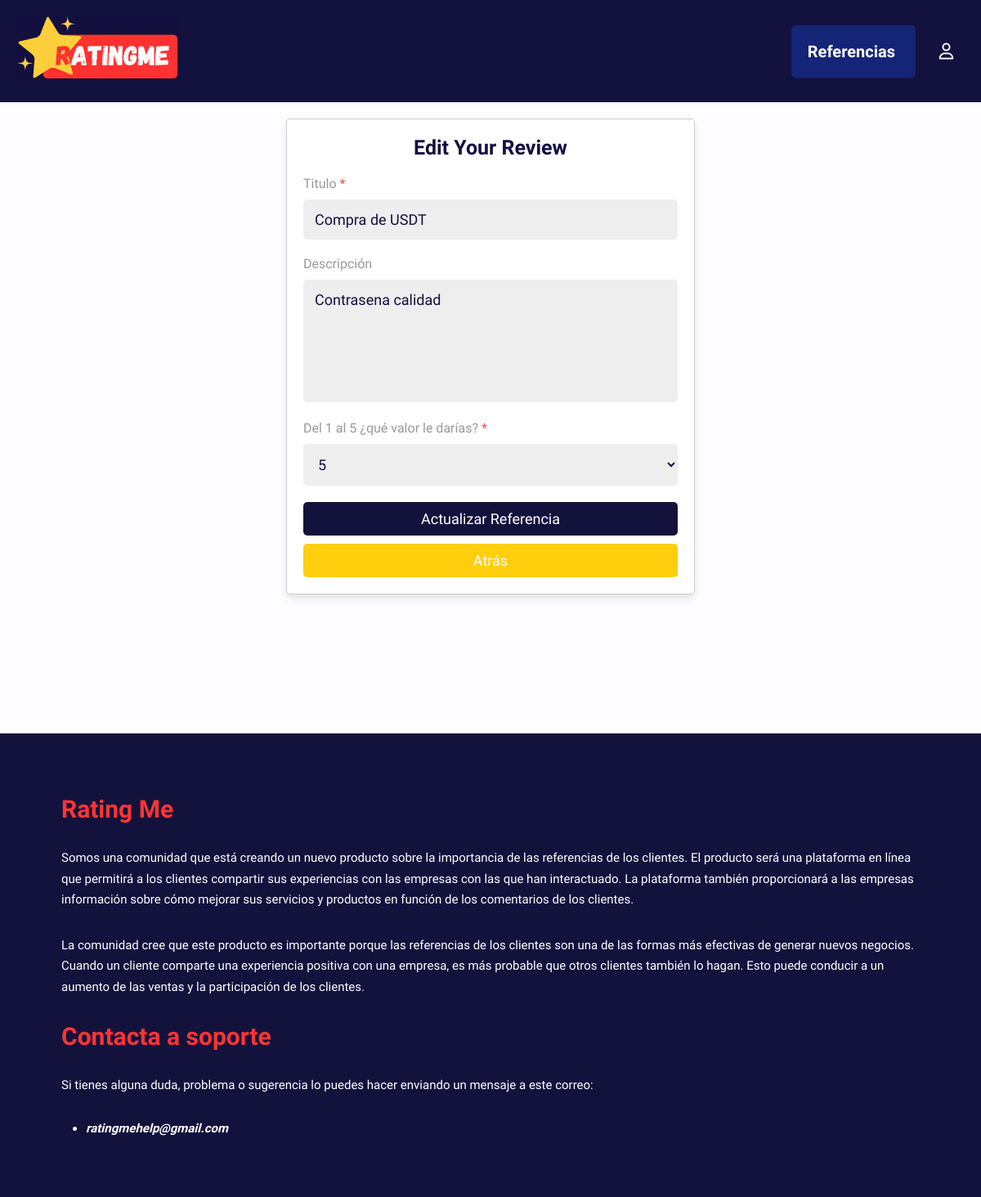
The page /references/update_review.php?get_id=ZNiVjy5OOhEuX9f0fXc0 (signed in) on the database its author committed.
### tables this page shows
CREATE TABLE `reviews` (
  `idAdmin` int(11) NOT NULL,
  `id` varchar(20) NOT NULL,
  `post_id` varchar(20) NOT NULL,
  `user_id` varchar(20) NOT NULL,
  `rating` varchar(1) NOT NULL,
  `title` varchar(50) NOT NULL,
  `description` varchar(1000) NOT NULL,
  `date` varchar(22) NOT NULL
);

### references/update_review.php (the view, shortened to what this page needs)
<?php
include 'helpers/connect.php';
if(isset($_GET['get_id'])){
   $get_id = $_GET['get_id'];
}else{
   $get_id = '';
   header('location:index.php');
}
?>
<!DOCTYPE html>
<html lang="en">
<head>
   <link rel="stylesheet" href="css/style.css">
</head>
<body>
<?php include 'helpers/header.php'; ?>
<section class="account-form">
   <?php
      $select_review = $conn->prepare("SELECT * FROM `reviews` WHERE id = ? LIMIT 1");
      $select_review->execute([$get_id]);
      if($select_review->rowCount() > 0){
         while($fetch_review = $select_review->fetch(PDO::FETCH_ASSOC)){
   ?>
   <form action="" method="post">
      <h3>edit your review</h3>
      <p class="placeholder">Titulo <span>*</span></p>
      <input type="text" name="title" required maxlength="50" placeholder="Venta de USDT" class="box" value="<?= $fetch_review['title']; ?>">
      <p class="placeholder">Descripción</p>
      <textarea name="description" class="box" placeholder="Rapido, seguro. . ." maxlength="1000" cols="30" rows="10"><?= $fetch_review['description']; ?></textarea>
      <p class="placeholder">Del 1 al 5 ¿qué valor le darías? <span>*</span></p>
      <select name="rating" class="box" required>
         <option value="<?= $fetch_review['rating']; ?>"><?= $fetch_review['rating']; ?></option>
      </select>
      <input type="submit" value="Actualizar Referencia" name="submit" class="btn">
      <a href="view_post.php?get_id=<?= $fetch_review['post_id']; ?>" class="option-btn">Atrás</a>
   </form>
   <?php
         }
      }else{
         echo '<p class="empty">No debe dejar los campos vaciós</p>';
      }
   ?>
</section>
<?php include 'helpers/footer.php'; ?>
</body>
</html>

### references/css/style.css (style rules this page uses)
:root { --main-color: #16a085; --red: #eb4d4b; --orange: #f39c12; --black: #130f40; --light-color: #999; --light-bg: #eee; --white: #fff; --border: .1rem solid rgba(0, 0, 0, .2); --box-shadow: 0 .5rem 1rem rgba(0, 0, 0, .1); --border-new: #eff1f6; --c-text-action: #404089; }
* { font-family: 'Comfortaa', cursive; margin: 0; padding: 0; box-sizing: border-box; outline: none; border: none; text-decoration: none; scrollbar-color: var(--main-color) var(--black); scrollbar-width: thin; }
html { font-size: 62.5%; overflow-x: hidden; }
body { background-color: #fdfcff; }
section { max-width: 1200px; margin: 0 auto; padding: 2rem; }
.btn, .delete-btn, .option-btn { display: block; width: 100%; }
.btn, .delete-btn, .option-btn, .inline-btn, .inline-delete-btn, .inline-option-btn { margin-top: 1rem; text-align: center; padding: 1rem 3rem; font-size: 1.8rem; border-radius: .5rem; color: var(--white); cursor: pointer; text-transform: capitalize; }
.btn, .inline-btn { background-color: #13123d; }
.option-btn, .inline-option-btn { background-color: #ffcf0d; }
.account-form form { background: var(--white); box-shadow: var(--box-shadow); box-shadow: var(--box-shadow); padding: 2rem; border: var(--border); border-radius: .5rem; max-width: 50rem; margin: 0 auto; }
.account-form form h3 { padding-bottom: 1rem; font-size: 2.5rem; color: var(--black); text-transform: capitalize; text-align: center; }
.account-form form p { padding-top: 1rem; font-size: 1.6rem; color: var(--light-color); }
.account-form form p span { color: var(--red); }
.account-form form .box { width: 100%; border-radius: .5rem; padding: 1.4rem; font-size: 1.8rem; color: var(--black); background-color: var(--light-bg); margin: 1rem 0; }
.account-form form textarea { height: 15rem; resize: none; }
:root { --bg: #e3e4e8; --fg: #17181c; --primary: #255ff4; --yellow: #f4a825; --yellow-t: rgba(244, 168, 37, 0); --bezier: cubic-bezier(0.42, 0, 0.58, 1); --trans-dur: 0.3s; }

### rows shown on the page
reviews: title "Compra de USDT", description "Contrasena calidad", rating "5"
